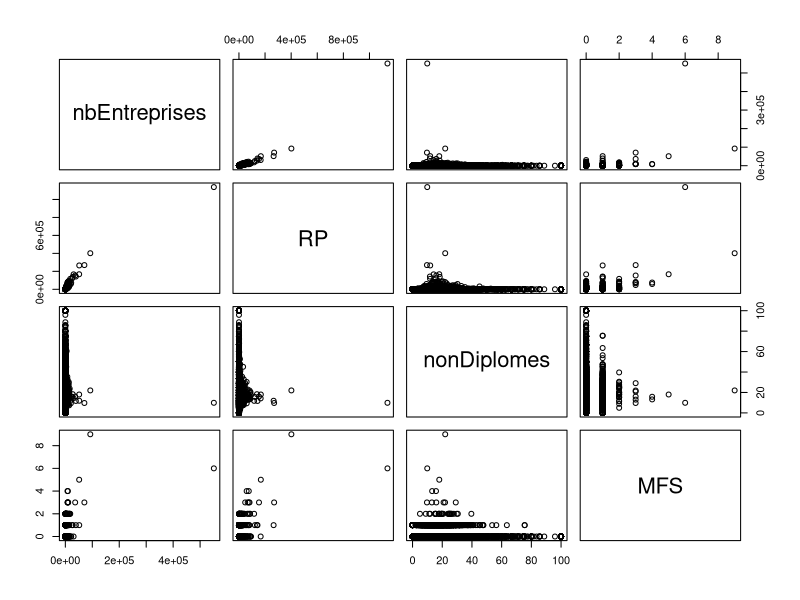
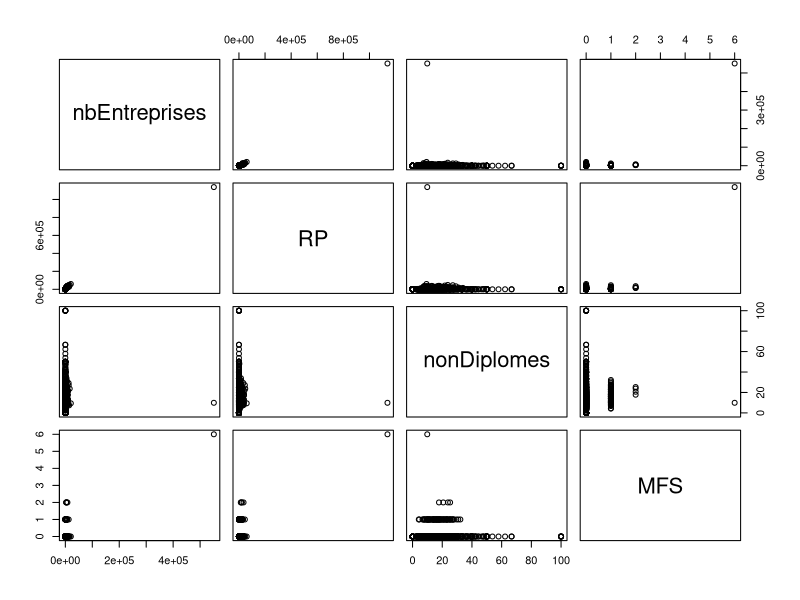
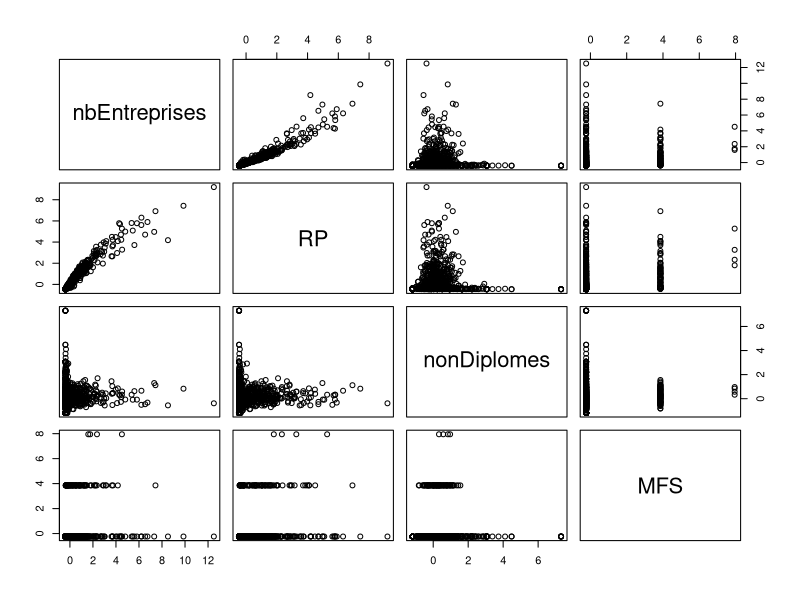
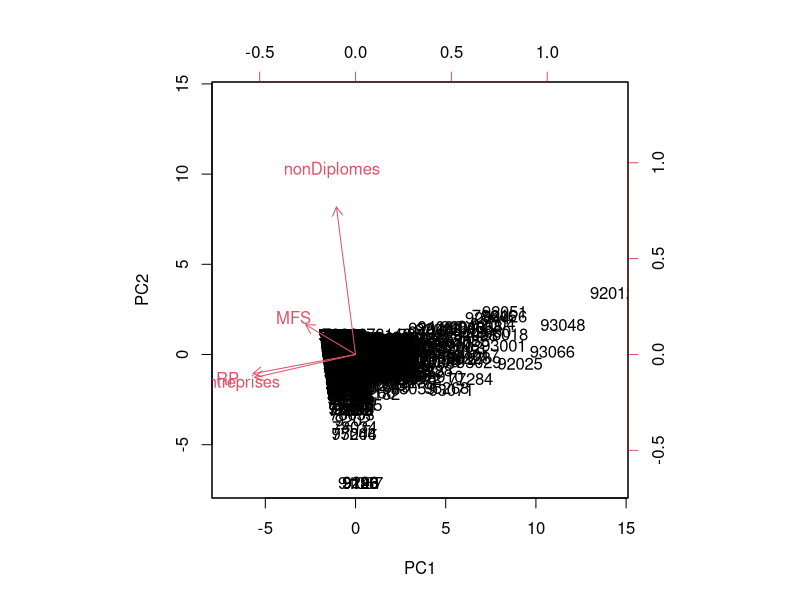

Write R code to recreate these figures, in order.
## ---- chunk 1
knitr::opts_chunk$set(echo = TRUE)
## ---- chunk 2
data <- read.csv("data/dataMultivarie.csv", encoding = "UTF-8", dec = ".", na.strings = "N/A")
# voir la structure du fichier
str(data)
# rownames
rownames(data) <- data [,1]
data <- data [,3:6]
pairs(data)
## ---- chunk 3
data <- read.csv("data/dataMultivarie.csv", encoding = "UTF-8", dec = ".", na.strings = "N/A")
data$dpt <- substring(data$Code,1,2)
data <- data [data$dpt %in% c(75, 77, 78, 91, 92, 93, 94,95),]
## ---- chunk 4
rownames(data) <- data [,1]
data <- data [,3:6]
pairs(data)
## ---- chunk 5
summary(data)
rownames(data)
# Suppression de valeur extrême nbEntreprises, autres suppressions ?
data [data$nbEntreprises > 500000,]
data <- data [data$nbEntreprises < 500000,]
## ---- chunk 6
data <- data [!is.na(data$nonDiplomes),]
coeffVariation <- function (x) {mean(x)/sd(x)}
coeff <- sapply(data, coeffVariation)
sd <- sapply(data, sd)
moy <- sapply(data, mean)
tab <- cbind(moy,sd, coeff)
round(tab,2)
## ---- chunk 7
data_cr <- scale (data)
pairs(data_cr)
## ---- chunk 8
acp <- prcomp(data_cr)
# par défaut direction négative on inverse
acp$rotation <- -1 * acp$rotation
acp$rotation
## ---- chunk 9
acp$sdev^2 / sum(acp$sdev^2)
## ---- chunk 10
head(acp$x*-1)
biplot(acp, scale = 0)
